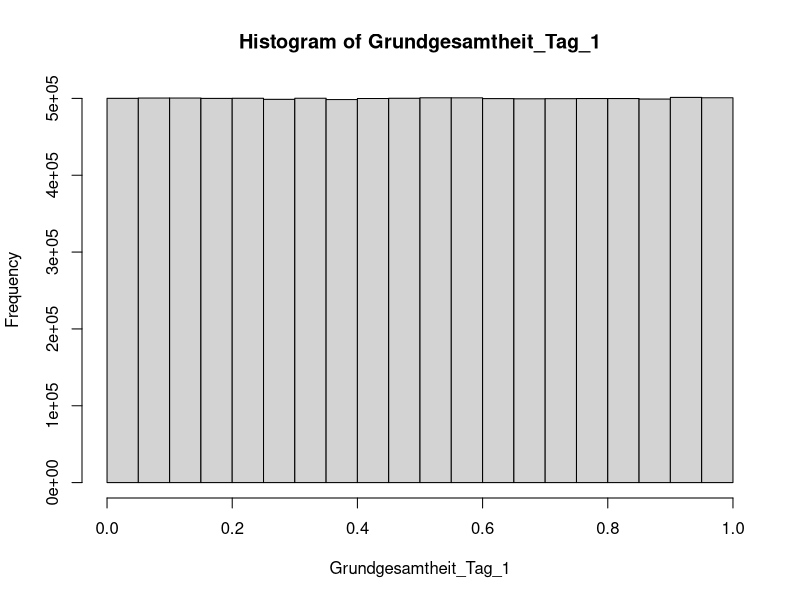
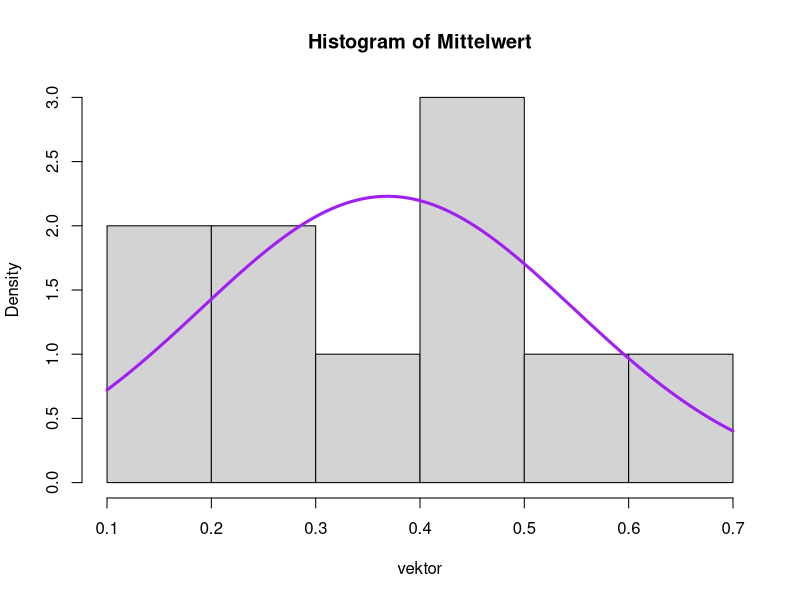

The R script that drew these images, in order: (Note: a time limit stopped this script after it produced the figures.)
histogramm <- function(vektor){
    hist(vektor, probability = TRUE, main = "Histogram of Mittelwert")
    curve(dnorm(x, mean = mean(vektor), sd = sd(vektor)), 
      col = "purple", lwd = 3, add = TRUE)
      }







# 100 besucher bewerten zwischen 0 und 1
Grundgesamtheit_Tag_1 <- runif(10000000)
hist(Grundgesamtheit_Tag_1)

# Merkzettel auf dem ich mir den Mittelwert der 10 Personen notieren will
Mittelwert <- c()

histogramm((sample(Grundgesamtheit_Tag_1, size = 10)))

for(i in 1:1000000){
    
    # man fragt 10 Personen und schreibt den Mittelwert auf
    Stichprobe <- sample(Grundgesamtheit_Tag_1, size = 10)
    Mittelwert[i] <- mean(Stichprobe)

}
histogramm(Mittelwert)

# Deshalb rechnet man so gerne mit Normalverteilungen... egal wie die Grundgesamtheit verteilt ist, wenn man ganz viele Zufallsstichproben zieht ergeben die Mittelwerte IMMER die Form einer Normalverteilung
